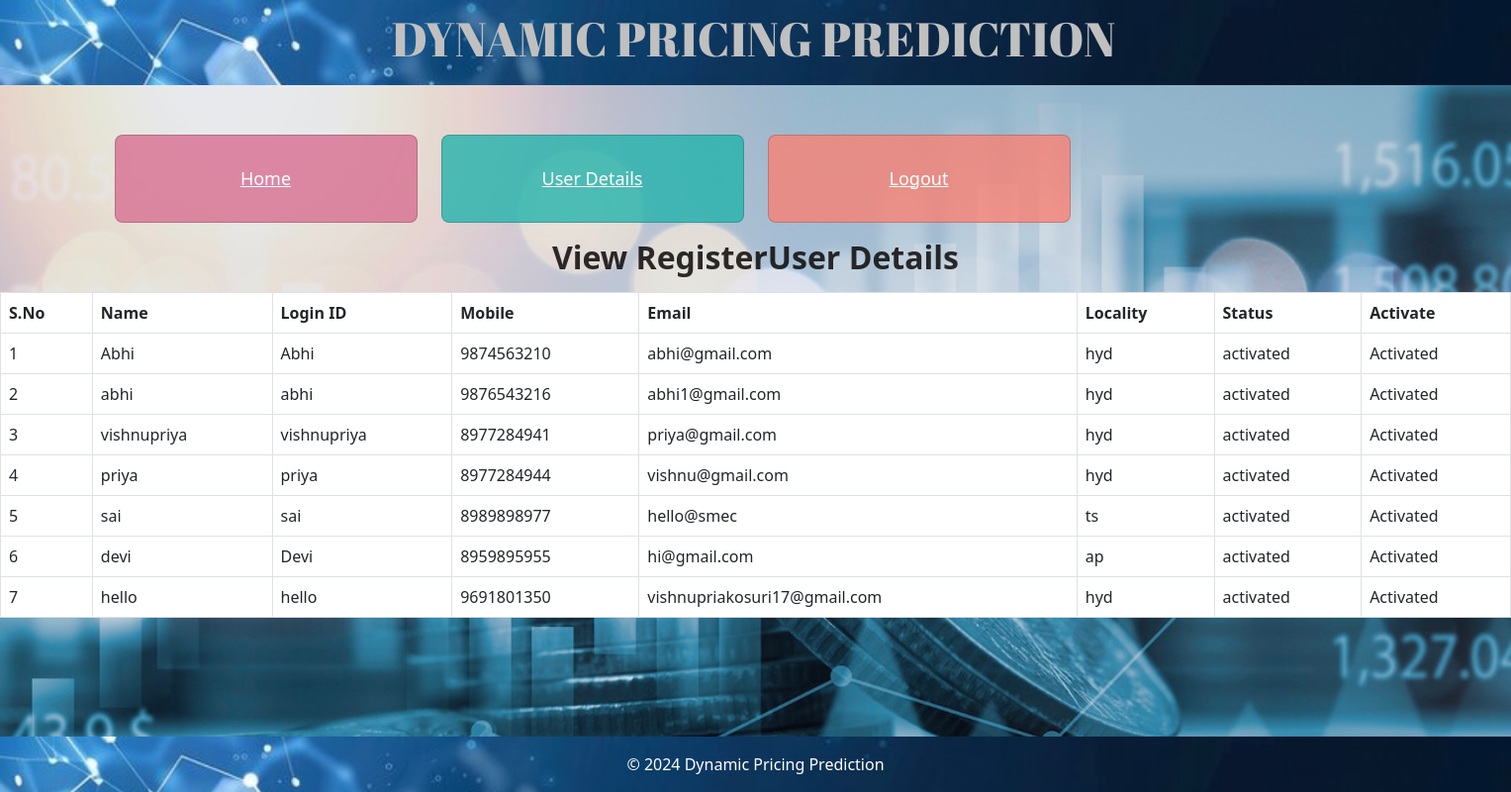
Page /UserDetails/ on the committed database.
### users/models.py (models this page shows, shortened)
class UserRegistrationModel(models.Model):
    name = models.CharField(max_length=100)
    loginid = models.CharField(unique=True, max_length=100)
    password = models.CharField(max_length=100)
    mobile = models.CharField(unique=True, max_length=100)
    email = models.CharField(unique=True, max_length=100)
    locality = models.CharField(max_length=100)
    address = models.CharField(max_length=1000)
    city = models.CharField(max_length=100)
    state = models.CharField(max_length=100)
    status = models.CharField(max_length=100)
    class Meta:
        db_table = 'UserRegister'

### admins/views.py (the view)
# urls.py: path('UserDetails/', admins.UserDetails, name='UserDetails'),
def UserDetails(request):
    data = UserRegistrationModel.objects.all()
    return render(request,'admins/UserDetails.html',{'data':data})

### templates/admins/UserDetails.html
{% extends 'admins/AdminBase.html'%}
{%block contents%}
 <section id="intro">
    <div class="intro-text">
      <p><h2 align="center" style="font-weight:bold; color:rgba(14, 10, 10, 0.863);">View RegisterUser Details</h2></p>
      <table class="table table-bordered bg-light text-dark">
    <thead style="color:brown;">
      <tr>
        <th>S.No</th>
        <th>Name</th>
        <th>Login ID</th>
        <th>Mobile</th>
        <th>Email</th>
        <th>Locality</th>
        <th>Status</th>
        <th>Activate</th>
      </tr>
    </thead>
    <tbody>
    {% for i in data %}
                                            <tr style="color: Black">
                                                <td>{{forloop.counter}}</td>
                                                <td>{{i.name}}</td>
                                                <td>{{i.loginid}}</td>
                                                <td>{{i.mobile}}</td>
                                                <td>{{i.email}}</td>
                                                <td>{{i.locality}}</td>
                                                <td>{{i.status}}</td>
                                                {% if i.status == 'waiting' %}
                                                <td><a class="btn-link" href="/ActivaUsers/?uid={{ i.id }}"
                                                       style="color:DARKBLUE">Activate</a></td>
                                                {% else %}
                                                <td> Activated</td>
                                                {% endif %}
                                            </tr>
                                            {% endfor %}
    </tbody>
  </table>
    </div>
  </section>
{%endblock%}

### templates/admins/AdminBase.html (shortened to what this page needs)
<!DOCTYPE html>
<html lang="en">
{% load static %}
<head>
    <link href="https://cdn.jsdelivr.net/npm/bootstrap@5.3.0-alpha1/dist/css/bootstrap.min.css" rel="stylesheet">
    <link href="https://cdnjs.cloudflare.com/ajax/libs/animate.css/4.1.1/animate.min.css" rel="stylesheet">
</head>
<body>
    <nav class="navbar navbar-expand-lg navbar-light navbar-custom">
        <div class="container-fluid" align="center">
            <h1><a class="navbar-brand" style="padding: 50%; color:silver; ">DYNAMIC PRICING PREDICTION</a></h1>
        </div>
    </nav>
    <div class="container">
        <div class="row animate__animated animate__fadeIn">
            <div class="col-md-3">
                <div class="card card-home">
                    <a href="{% url 'AdminHome' %}" class="nav-link-custom">Home</a>
                </div>
            </div>
            <div class="col-md-3">
                <div class="card card-user">
                    <a href="{% url 'UserDetails' %}" class="nav-link-custom">User Details</a>
                </div>
            </div>
            <div class="col-md-3">
                <div class="card card-register">
                    <a href="{% url 'Home' %}" class="nav-link-custom">Logout</a>
                </div>
            </div>
        </div>
    </div>
    <div class="main-content">
    {% block contents %}{% endblock %}
    </div>
    <footer id="footer" style="background-color: dimgrey;">
        © 2024 Dynamic Pricing Prediction
    </footer>
</body>
</html>

### rows in the picture
UserRegistrationModel: name "Abhi", loginid "Abhi", mobile "9874563210", email "abhi@gmail.com", locality "hyd", status "activated", shows "Activated"
UserRegistrationModel: name "abhi", loginid "abhi", mobile "9876543216", email "abhi1@gmail.com", locality "hyd", status "activated", shows "Activated"
UserRegistrationModel: name "vishnupriya", loginid "vishnupriya", mobile "8977284941", email "priya@gmail.com", locality "hyd", status "activated", shows "Activated"
UserRegistrationModel: name "priya", loginid "priya", mobile "8977284944", email "vishnu@gmail.com", locality "hyd", status "activated", shows "Activated"
UserRegistrationModel: name "sai", loginid "sai", mobile "8989898977", email "hello@smec", locality "ts", status "activated", shows "Activated"
UserRegistrationModel: name "devi", loginid "Devi", mobile "8959895955", email "hi@gmail.com", locality "ap", status "activated", shows "Activated"
UserRegistrationModel: name "hello", loginid "hello", mobile "9691801350", email "vishnupriakosuri17@gmail.com", locality "hyd", status "activated", shows "Activated"
